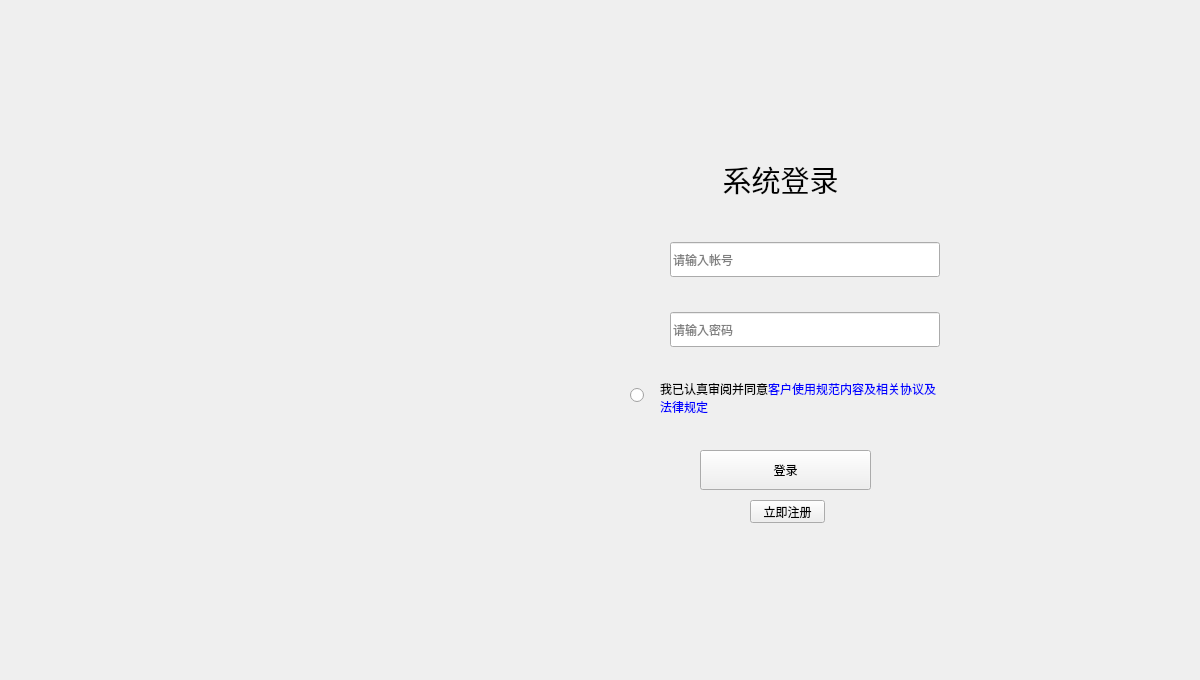
<?xml version="1.0" encoding="UTF-8"?>
<ui version="4.0">
 <class>frmMain</class>
 <widget class="QMainWindow" name="frmMain">
  <property name="geometry">
   <rect>
    <x>0</x>
    <y>0</y>
    <width>1200</width>
    <height>680</height>
   </rect>
  </property>
  <property name="sizePolicy">
   <sizepolicy hsizetype="Preferred" vsizetype="Preferred">
    <horstretch>0</horstretch>
    <verstretch>0</verstretch>
   </sizepolicy>
  </property>
  <property name="windowTitle">
   <string>系统登录</string>
  </property>
  <property name="styleSheet">
   <string notr="true"/>
  </property>
  <widget class="QWidget" name="centralwidget">
   <property name="styleSheet">
    <string notr="true"/>
   </property>
   <widget class="QWidget" name="loginWin" native="true">
    <property name="geometry">
     <rect>
      <x>170</x>
      <y>120</y>
      <width>800</width>
      <height>450</height>
     </rect>
    </property>
    <property name="styleSheet">
     <string notr="true">QWidget[objectName=&quot;loginWin&quot;]{
	background-image: url(:/images/images/login_win_bg1.png);
}</string>
    </property>
    <widget class="QToolButton" name="okButton">
     <property name="geometry">
      <rect>
       <x>530</x>
       <y>330</y>
       <width>171</width>
       <height>40</height>
      </rect>
     </property>
     <property name="cursor">
      <cursorShape>PointingHandCursor</cursorShape>
     </property>
     <property name="text">
      <string>登录</string>
     </property>
    </widget>
    <widget class="QWidget" name="widgetUser" native="true">
     <property name="geometry">
      <rect>
       <x>450</x>
       <y>120</y>
       <width>320</width>
       <height>40</height>
      </rect>
     </property>
     <widget class="QLineEdit" name="lineEditUser">
      <property name="geometry">
       <rect>
        <x>50</x>
        <y>2</y>
        <width>270</width>
        <height>35</height>
       </rect>
      </property>
      <property name="placeholderText">
       <string>请输入帐号</string>
      </property>
     </widget>
    </widget>
    <widget class="QWidget" name="widgetPwd" native="true">
     <property name="geometry">
      <rect>
       <x>450</x>
       <y>190</y>
       <width>320</width>
       <height>40</height>
      </rect>
     </property>
     <widget class="QLineEdit" name="lineEditPwd">
      <property name="geometry">
       <rect>
        <x>50</x>
        <y>2</y>
        <width>270</width>
        <height>35</height>
       </rect>
      </property>
      <property name="placeholderText">
       <string>请输入密码</string>
      </property>
     </widget>
    </widget>
    <widget class="QLabel" name="labelWelLine">
     <property name="geometry">
      <rect>
       <x>50</x>
       <y>110</y>
       <width>100</width>
       <height>5</height>
      </rect>
     </property>
     <property name="text">
      <string/>
     </property>
    </widget>
    <widget class="QRadioButton" name="radioButton">
     <property name="geometry">
      <rect>
       <x>460</x>
       <y>260</y>
       <width>21</width>
       <height>31</height>
      </rect>
     </property>
     <property name="text">
      <string/>
     </property>
    </widget>
    <widget class="QLabel" name="label">
     <property name="geometry">
      <rect>
       <x>490</x>
       <y>260</y>
       <width>281</width>
       <height>35</height>
      </rect>
     </property>
     <property name="text">
      <string>&lt;html&gt;&lt;head/&gt;&lt;body&gt;&lt;p&gt;&lt;span style=&quot;color:black;&quot;&gt;我已认真审阅并同意&lt;/span&gt;&lt;span style=&quot;color:blue;&quot;&gt;客户使用规范内容及相关协议及法律规定&lt;/span&gt;&lt;/p&gt;&lt;/body&gt;&lt;/html&gt;</string>
     </property>
     <property name="wordWrap">
      <bool>true</bool>
     </property>
    </widget>
    <widget class="QLabel" name="labelTitle">
     <property name="geometry">
      <rect>
       <x>530</x>
       <y>39</y>
       <width>161</width>
       <height>41</height>
      </rect>
     </property>
     <property name="font">
      <font>
       <family>微软雅黑</family>
       <pointsize>22</pointsize>
       <weight>50</weight>
       <bold>false</bold>
      </font>
     </property>
     <property name="text">
      <string>系统登录</string>
     </property>
     <property name="alignment">
      <set>Qt::AlignCenter</set>
     </property>
    </widget>
    <widget class="QPushButton" name="pushButtonReg">
     <property name="geometry">
      <rect>
       <x>580</x>
       <y>380</y>
       <width>75</width>
       <height>23</height>
      </rect>
     </property>
     <property name="cursor">
      <cursorShape>PointingHandCursor</cursorShape>
     </property>
     <property name="text">
      <string>立即注册</string>
     </property>
    </widget>
   </widget>
  </widget>
 </widget>
 <resources>
  <include location="res.qrc"/>
 </resources>
 <connections/>
</ui>
